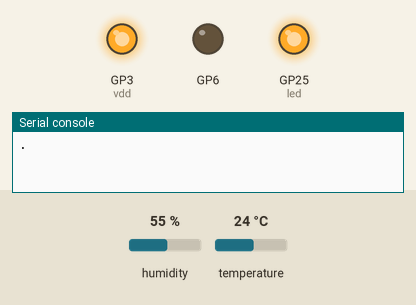
Bench run of a program on a simulated Raspberry Pi Pico running MicroPython. Shown: output pins drawn as LEDs (lit = HIGH), the last lines printed to the serial console. The inputs (shaded band) are chosen by the test bench; at power-on: humidity 55 %, temperature 24 °C. WiFi joins after 1.5 s.

Above: at 0.1 s.
At 1.1 s:
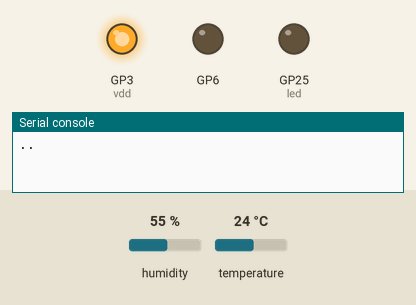
Timing chart, 0 to 2.6 s (numbered marks = the images above):
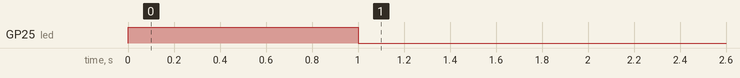

The program:

example04_humid_wlan.py
```python
# (licence header left out)
# 温湿度センサ AE-SHT31 ピン接続図
##############################
#   SHT31 # Pico # GPIO
##############################
#     +V  #  5   # GP3
#    SDA  #  6   # GP4
#    SCL  #  7   # GP5
#    ADD  #  8   # GND
#    GND  #  9   # GP6
##############################

SSID = "1234ABCD"                               # 無線LANアクセスポイント SSID
PASS = "password"                               # パスワード

udp_to = '255.255.255.255'                      # UDPブロードキャスト
udp_port = 1024                                 # UDPポート番号
device_s = 'humid_3'                            # デバイス識別名
interval = 10                                   # 送信間隔（秒）

sht31 = 0x44                                    # 温湿度センサSHT31のI2Cアドレス

from machine import Pin,I2C                     # machineのI2Cを組み込む
from machine import UART                        # machineからUARTを組み込む
from utime import sleep                         # μtimeからsleepを組み込む
import network                                  # ネットワーク通信
import usocket                                  # μソケット通信

led = Pin("LED", Pin.OUT)                       # Pico W LED用ledを生成
gnd = Pin(6, Pin.OUT)                           # GP6をSHT31のGNDピンに接続
gnd.value(0)                                    # GND用に0Vを出力
vdd = Pin(3, Pin.OUT)                           # GP3をSHT31のV+ピンに接続
vdd.value(1)                                    # V+用に3.3Vを出力
i2c = I2C(0, scl=Pin(5), sda=Pin(4))            # GP5をSHT31のSCL,GP4をSDAに接続

wlan = network.WLAN(network.STA_IF)             # 無線LAN用のwlanを生成
wlan.active(True)                               # 無線LANを起動
wlan.connect(SSID, PASS)                        # 無線LANに接続
while wlan.status() != 3:                       # 接続待ち
    print('.', end='')                          # 接続中表示
    led.toggle()                                # LEDの点灯／非点灯の反転
    sleep(1)                                    # 1秒間の待ち時間処理
print('\n',wlan.ifconfig())                     # 無線LANの状態を表示

temp = 0.                                       # 温度値を保持する変数tempを生成
hum  = 0.                                       # 湿度値を保持する変数humを生成
while True:                                     # 繰り返し処理
    i2c.writeto_mem(sht31,0x24,b'\x00')         # SHT31にコマンド0x2400を送信する
    # i2c.writeto(sht31,b'\x24\x00')            # SHT31仕様に合わせた2バイト送信表記
    sleep(0.018)                                # SHT31の測定待ち時間
    data = i2c.readfrom_mem(sht31,0x00,6)       # SHT31から測定値6バイトを受信
    if len(data) >= 5:                          # 受信データが5バイト以上の時
        temp = float((data[0]<<8) + data[1]) / 65535. * 175. - 45.
        hum  = float((data[3]<<8) + data[4]) / 65535. * 100.
        payload = (data[1]<<24) + (data[0]<<16) + (data[4]<<8) + data[3]
    temp_s = str(round(temp,1))                 # 小数点第1位で丸めた結果を文字列に
    print('Temperature =',temp_s)               # 温度値を表示
    hum_s = str(round(hum,1))                   # 小数点第1位で丸めた結果を文字列に
    print('Humidity =',hum_s)                   # 湿度値を表示
    led.value(1)                                # LEDをONにする

    sock = usocket.socket(usocket.AF_INET,usocket.SOCK_DGRAM) # μソケット作成
    udp_s = device_s + ', ' + temp_s            # 表示用の文字列変数udp
    udp_s += ',' + hum_s
    print('send :', udp_s)                      # 受信データを出力
    udp_bytes = (udp_s + '\n').encode()         # バイト列に変換

    try:
        sock.sendto(udp_bytes,(udp_to,udp_port)) # UDPブロードキャスト送信
    except Exception as e:                      # 例外処理発生時
        print(e)                                # エラー内容を表示
    sock.close()                                # ソケットの切断

    led.value(0)                                # LEDをOFFにする
    sleep(interval)                             # 送信間隔用の待ち時間処理
```
